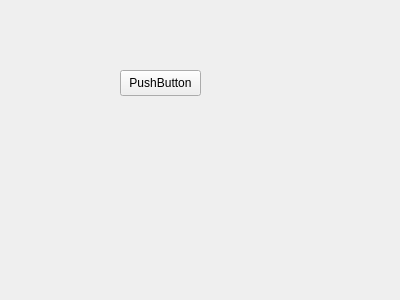
<?xml version="1.0" encoding="UTF-8"?>
<ui version="4.0">
 <class>Form</class>
 <widget class="QWidget" name="Form">
  <property name="geometry">
   <rect>
    <x>0</x>
    <y>0</y>
    <width>400</width>
    <height>300</height>
   </rect>
  </property>
  <property name="windowTitle">
   <string>Form</string>
  </property>
  <property name="autoFillBackground">
   <bool>true</bool>
  </property>
  <widget class="QPushButton" name="pushButton">
   <property name="geometry">
    <rect>
     <x>120</x>
     <y>70</y>
     <width>81</width>
     <height>26</height>
    </rect>
   </property>
   <property name="autoFillBackground">
    <bool>false</bool>
   </property>
   <property name="text">
    <string>PushButton</string>
   </property>
  </widget>
 </widget>
 <resources/>
 <connections/>
</ui>
